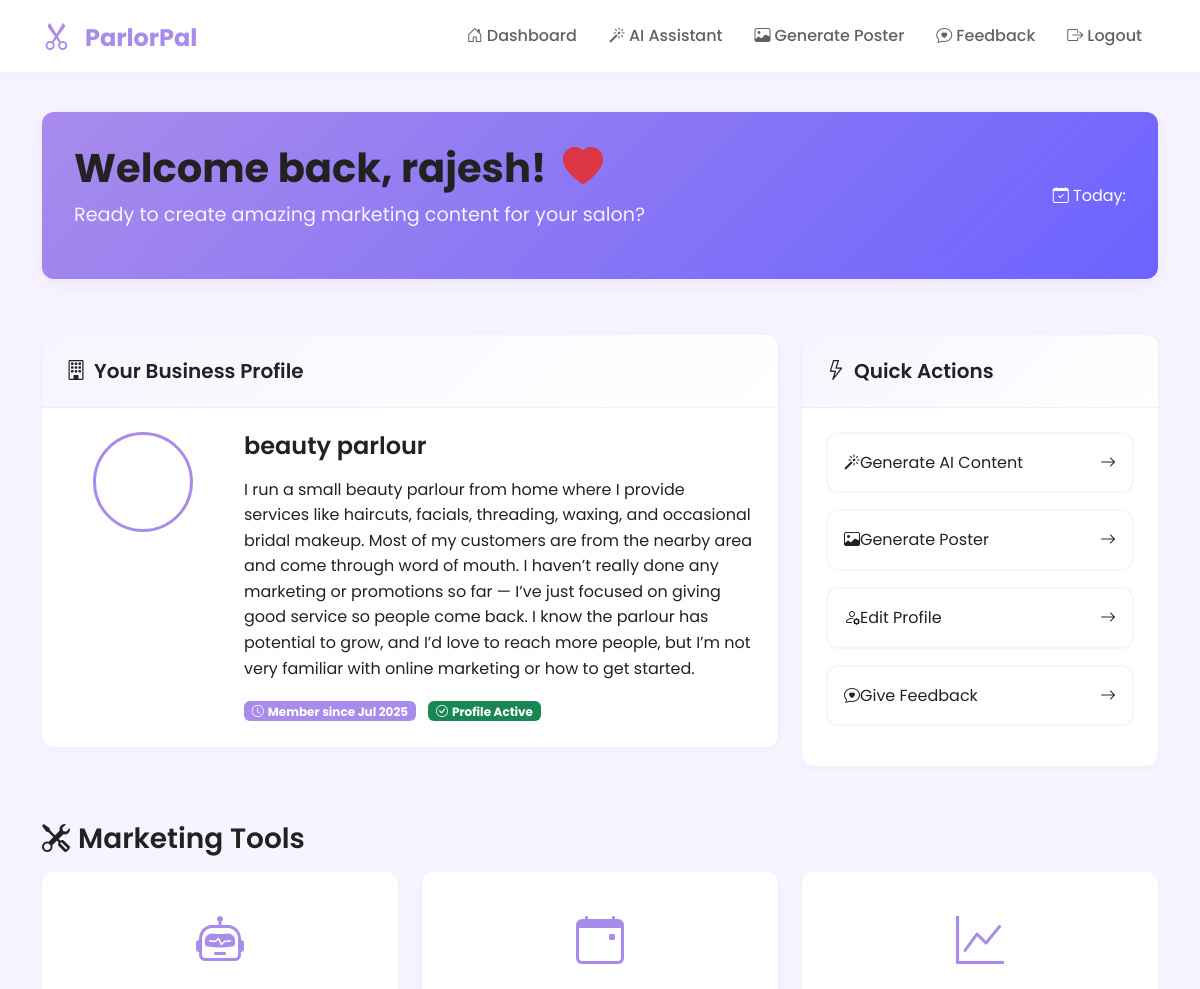
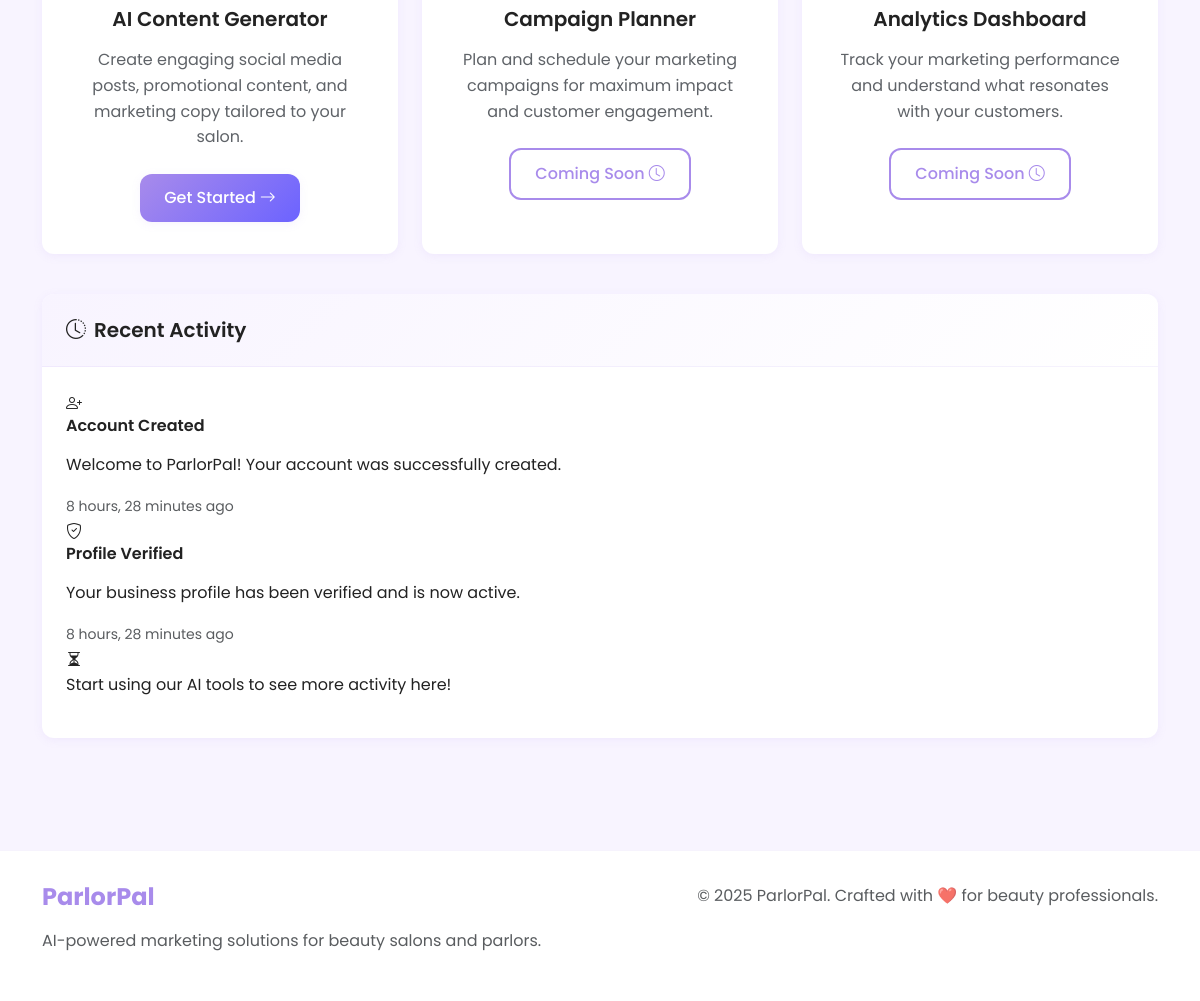
/dashboard/ (signed in), run on the app's committed database (2 pictures, top to bottom).
### core/models.py (models this page shows, shortened)
class CustomUser(AbstractUser):
    pass

class BusinessProfile(models.Model):
    user = models.OneToOneField(CustomUser, on_delete=models.CASCADE)  # Keep cascade here ✅
    business_name = models.CharField(max_length=100, blank=True)
    description = models.TextField(blank=True)
    image = models.ImageField(upload_to='uploads/', null=True, blank=True)

### core/views.py (the view)
# urls.py: path('dashboard/', views.dashboard_view, name='dashboard'),
@login_required
def dashboard_view(request):
    profile = BusinessProfile.objects.filter(user=request.user).first()
    return render(request, 'core/dashboard.html', {'user': request.user, 'profile': profile})

### core/templates/core/dashboard.html (shortened to what this page needs)
{% extends "core/base.html" %}
{% load static %}
{% block content %}
<div class="dashboard-container">
    <div class="container">
        <div class="row mb-4">
            <div class="col-12">
                <div class="welcome-card">
                    <div class="row align-items-center">
                        <div class="col-md-8">
                            <h1 class="welcome-title">
                                Welcome back, {{ user.username|default:"Beauty Professional" }}!
                                <i class="bi bi-heart-fill text-danger ms-2"></i>
                            </h1>
                            <p class="welcome-subtitle">
                                Ready to create amazing marketing content for your salon?
                            </p>
                        </div>
                        <div class="col-md-4 text-md-end">
                            <div class="dashboard-stats">
                                <div class="stat-item">
                                    <i class="bi bi-calendar-check"></i>
                                    <span>Today: {{ current_date|date:"M d, Y" }}</span>
                                </div>
                            </div>
                        </div>
                    </div>
                </div>
            </div>
        </div>
        <div class="row mb-4">
            <div class="col-lg-8">
                <div class="profile-card">
                    <div class="card-header">
                        <h5 class="card-title mb-0">
                            <i class="bi bi-building me-2"></i>Your Business Profile
                        </h5>
                    </div>
                    <div class="card-body">
                        <div class="row">
                            <div class="col-md-3 text-center mb-3">
                                <div class="business-image">
                                </div>
                            </div>
                            <div class="col-md-9">
                                <h4 class="business-name">{{ profile.business_name|default:"Your Amazing Salon" }}</h4>
                                <p class="business-description">
                                    {{ profile.description|default:"A beautiful salon dedicated to making clients look and feel their best. We offer premium hair styling, nail care, and beauty treatments in a relaxing atmosphere." }}
                                </p>
                                <div class="business-meta">
                                    <span class="badge bg-primary">
                                        <i class="bi bi-clock me-1"></i>Member since {{ user.date_joined|date:"M Y" }}
                                    </span>
                                    <span class="badge bg-success ms-2">
                                        <i class="bi bi-check-circle me-1"></i>Profile Active
                                    </span>
                                </div>
                            </div>
                        </div>
                    </div>
                </div>
            </div>
            <div class="col-lg-4">
                <div class="quick-actions-card">
                    <div class="card-header">
                        <h5 class="card-title mb-0">
                            <i class="bi bi-lightning me-2"></i>Quick Actions
                        </h5>
                    </div>
                    <div class="card-body">
                        <a href="{% url 'ai_suggestions' %}" class="quick-action-btn">
                            <i class="bi bi-magic"></i>
                            <span>Generate AI Content</span>
                            <i class="bi bi-arrow-right ms-auto"></i>
                        </a>
                        <a href="{% url 'generate_poster' %}" class="quick-action-btn mt-2">
                            <i class="bi bi-image"></i>
                            <span>Generate Poster</span>
                            <i class="bi bi-arrow-right ms-auto"></i>
                        </a>
                        <a href="#" class="quick-action-btn">
                            <i class="bi bi-person-gear"></i>
                            <span>Edit Profile</span>
                            <i class="bi bi-arrow-right ms-auto"></i>
                        </a>
                        <a href="{% url 'feedback' %}" class="quick-action-btn">
                            <i class="bi bi-chat-heart"></i>
                            <span>Give Feedback</span>
                            <i class="bi bi-arrow-right ms-auto"></i>
                        </a>
                    </div>
                </div>
            </div>
        </div>
        <div class="row mb-4">
            <div class="col-12">
                <div class="tools-section">
                    <h3 class="section-title">
                        <i class="bi bi-tools me-2"></i>Marketing Tools
                    </h3>
                    <div class="row">
                        <div class="col-md-4 mb-3">
                            <div class="tool-card">
                                <div class="tool-icon">
                                    <i class="bi bi-robot"></i>
                                </div>
                                <h5 class="tool-title">AI Content Generator</h5>
                                <p class="tool-description">
                                    Create engaging social media posts, promotional content, and marketing copy tailored to your salon.
                                </p>
                                <a href="{% url 'ai_suggestions' %}" class="btn btn-primary">
                                    Get Started <i class="bi bi-arrow-right ms-1"></i>
                                </a>
                            </div>
                        </div>
                        <div class="col-md-4 mb-3">
                            <div class="tool-card">
                                <div class="tool-icon">
                                    <i class="bi bi-calendar-event"></i>
                                </div>
                                <h5 class="tool-title">Campaign Planner</h5>
                                <p class="tool-description">
                                    Plan and schedule your marketing campaigns for maximum impact and customer engagement.
                                </p>
                                <a href="#" class="btn btn-outline-primary">
                                    Coming Soon <i class="bi bi-clock ms-1"></i>
                                </a>
                            </div>
                        </div>
                        <div class="col-md-4 mb-3">
                            <div class="tool-card">
                                <div class="tool-icon">
                                    <i class="bi bi-graph-up"></i>
                                </div>
                                <h5 class="tool-title">Analytics Dashboard</h5>
                                <p class="tool-description">
                                    Track your marketing performance and understand what resonates with your customers.
                                </p>
                                <a href="#" class="btn btn-outline-primary">
                                    Coming Soon <i class="bi bi-clock ms-1"></i>
                                </a>
                            </div>
                        </div>
                    </div>
                </div>
            </div>
        </div>
        <div class="row">
            <div class="col-12">
                <div class="activity-card">
                    <div class="card-header">
                        <h5 class="card-title mb-0">
                            <i class="bi bi-clock-history me-2"></i>Recent Activity
                        </h5>
                    </div>
                    <div class="card-body">
                        <div class="activity-item">
                            <div class="activity-icon">
                                <i class="bi bi-person-plus"></i>
                            </div>
                            <div class="activity-content">
                                <h6>Account Created</h6>
                                <p>Welcome to ParlorPal! Your account was successfully created.</p>
                                <small class="text-muted">{{ user.date_joined|timesince }} ago</small>
                            </div>
                        </div>
                        <div class="activity-item">
                            <div class="activity-icon">
                                <i class="bi bi-shield-check"></i>
                            </div>
                            <div class="activity-content">
                                <h6>Profile Verified</h6>
                                <p>Your business profile has been verified and is now active.</p>
                                <small class="text-muted">{{ user.date_joined|timesince }} ago</small>
                            </div>
                        </div>
                        <div class="activity-placeholder">
                            <i class="bi bi-hourglass-split"></i>
                            <p>Start using our AI tools to see more activity here!</p>
                        </div>
                    </div>
                </div>
            </div>
        </div>
    </div>
</div>
{% endblock %}

### core/templates/core/base.html (shortened to what this page needs)
{% load static %}
<!DOCTYPE html>
<html lang="en">
<head>
    <link href="https://cdn.jsdelivr.net/npm/bootstrap@5.3.0/dist/css/bootstrap.min.css" rel="stylesheet">
    <link href="https://cdn.jsdelivr.net/npm/bootstrap-icons@1.10.0/font/bootstrap-icons.css" rel="stylesheet">
    <link href="{% static 'core/style.css' %}" rel="stylesheet">
</head>
<body>
    <nav class="navbar navbar-expand-lg navbar-light fixed-top custom-navbar">
        <div class="container">
            <a class="navbar-brand" href="{% if user.is_authenticated %}{% url 'dashboard' %}{% else %}{% url 'home' %}{% endif %}">
                <i class="bi bi-scissors me-2"></i>
                <span class="brand-text">ParlorPal</span>
            </a>
            <div class="collapse navbar-collapse" id="navbarNav">
                <ul class="navbar-nav ms-auto">
                    {% if user.is_authenticated %}
                        <li class="nav-item">
                            <a class="nav-link" href="{% url 'dashboard' %}">
                                <i class="bi bi-house-door me-1"></i>Dashboard
                            </a>
                        </li>
                        <li class="nav-item">
                            <a class="nav-link" href="{% url 'ai_suggestions' %}">
                                <i class="bi bi-magic me-1"></i>AI Assistant
                            </a>
                        </li>
                        <li class="nav-item">
                            <a class="nav-link" href="{% url 'generate_poster' %}">
                                <i class="bi bi-image me-1"></i>Generate Poster
                            </a>
                        </li>
                        <li class="nav-item">
                            <a class="nav-link" href="{% url 'feedback' %}">
                                <i class="bi bi-chat-heart me-1"></i>Feedback
                            </a>
                        </li>
                        <li class="nav-item">
                            <a class="nav-link" href="{% url 'logout' %}">
                                <i class="bi bi-box-arrow-right me-1"></i>Logout
                            </a>
                        </li>
                    {% endif %}
                </ul>
            </div>
        </div>
    </nav>
    <main class="main-content">
        {% block content %}{% endblock %}
    </main>
    <footer class="footer mt-5">
        <div class="container">
            <div class="row">
                <div class="col-md-6">
                    <h5 class="brand-text">ParlorPal</h5>
                    <p class="text-muted">AI-powered marketing solutions for beauty salons and parlors.</p>
                </div>
                <div class="col-md-6 text-md-end">
                    <p class="text-muted mb-0">© 2025 ParlorPal. Crafted with ❤️ for beauty professionals.</p>
                </div>
            </div>
        </div>
    </footer>
</body>
</html>

### data on the page
CustomUser: username "rajesh", date_joined "Jul 2025", date_joined "8 hours, 28 minutes"
BusinessProfile: business_name "beauty parlour", description "I run a small beauty parlour from home where I provide services like haircuts, facials, threading, waxing, and occasional bridal makeup. Most of my customers are from the nearby area and come through word of mouth. I haven’t really done any marketing or promotions so far — I’ve just focused on giving good service so people come back. I know the parlour has potential to grow, and I’d love to reach more people, but I’m not very familiar with online marketing or how to get started."
